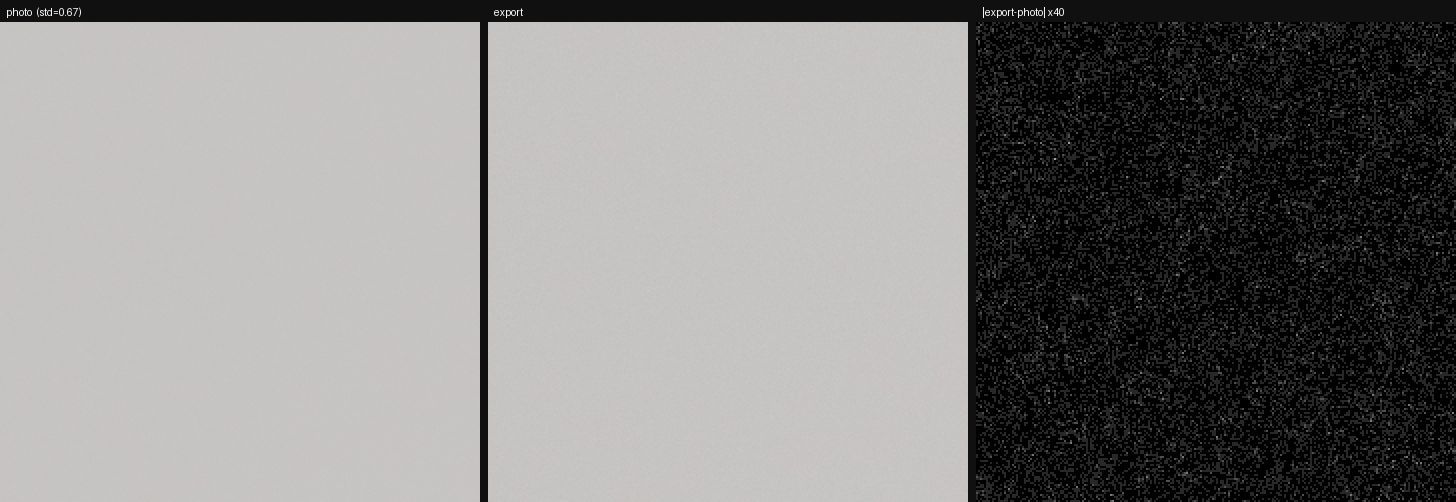
#> input picture tools/jpeg-dither-exp/viz_flat.png, 1456 x 502 px
$ python denoise-strength-eval.py jpeg-dither-exp/viz_flat.png
#> lines starting #> are read from the running program, lines starting #| are printed output that depends on the picture
#!/usr/bin/env python3
"""降噪强度 A/B 评估（C 专项 2026-09-29；口径与 chat 分析一致）。

对同一场景、不同「RAW 降噪强度」滑杆值的成片 JPEG：
  ① 平坦块高频残差 σ（暗部 / 中间调分层）—— 噪声代理；
     低频判据选块（32×32 box 下采样 8× 后梯度 < 1.5，与历史口径一致）
  ② 梯度 P99/P99.5 —— 强边缘锐度（细节代理，全图 Laplacian 会高估噪声，
     固定用强边缘分位）
  ③ 可选：生成 100% 裁剪的横向对比图（人眼复核涂抹/水彩感）

用法：
  python3 tools/denoise-strength-eval.py out.jpg=1.00 out.jpg=1.50 ...
  python3 tools/denoise-strength-eval.py --crops dir/ a.jpg=0.7 b.jpg=1.5 ...
"""
import sys
from pathlib import Path

import numpy as np
from PIL import Image, ImageDraw
from numpy.lib.stride_tricks import sliding_window_view


def hf_residual(chan: np.ndarray, k: int = 3) -> np.ndarray:
    """高频残差：chan − 3×3 box 均值（去低频，留噪声/细节）。"""
    pad = k // 2
    yp = np.pad(chan, pad, mode="reflect")
    win = sliding_window_view(yp, (k, k))
    return chan - win.mean(axis=(2, 3))


def flat_mask(y: np.ndarray, block: int = 32, grad_thr: float = 1.5):
    h, w = y.shape
    bh, bw = h // block, w // block
    yc = y[: bh * block, : bw * block].reshape(bh, block, bw, block).mean(axis=(1, 3))
    gy, gx = np.gradient(yc)
    return yc, np.hypot(gy, gx) < grad_thr


def analyze(path: str) -> dict:
    im = np.asarray(Image.open(path), dtype=np.float32)
    r, g, b = im[..., 0], im[..., 1], im[..., 2]
    y = 0.2126 * r + 0.7152 * g + 0.0722 * b
    cb, cr = b - y, r - y
    hy, hcb, hcr = hf_residual(y), hf_residual(cb), hf_residual(cr)
    yc, mask = flat_mask(y)
    bh, bw = yc.shape
    block = 32
    sig_y, sig_c, means = [], [], []
    for i in range(bh):
        for j in range(bw):
            if not mask[i, j]:
                continue
            sl = (slice(i * block, (i + 1) * block), slice(j * block, (j + 1) * block))
            sig_y.append(hy[sl].std())
            sig_c.append(float(np.hypot(hcb[sl].std(), hcr[sl].std())))
            means.append(yc[i, j])
    sig_y, sig_c, means = np.array(sig_y), np.array(sig_c), np.array(means)
    dark, mid = means < 60, (means >= 60) & (means < 140)
    gy, gx = np.gradient(y)
    edge = np.hypot(gy, gx)
    return {
        "blocks": len(sig_y),
        "dark_n": int(dark.sum()),
        "mid_n": int(mid.sum()),
        "dark_y": float(sig_y[dark].mean()) if dark.any() else float("nan"),
        "dark_c": float(sig_c[dark].mean()) if dark.any() else float("nan"),
        "mid_y": float(sig_y[mid].mean()) if mid.any() else float("nan"),
        "mid_c": float(sig_c[mid].mean()) if mid.any() else float("nan"),
        "edge_p99": float(np.percentile(edge, 99)),
        "edge_p995": float(np.percentile(edge, 99.5)),
    }


def make_crops(items, out_dir: Path):
    out_dir.mkdir(parents=True, exist_ok=True)
    ims = [(tag, Image.open(p)) for p, tag in items]
    W, H = ims[0][1].size
    # 100% 裁剪两块：暗部（桌面/阴影）与中间调（墙面/植物）
    for tag, (x0f, y0f) in [("dark", (0.28, 0.60)), ("mid", (0.35, 0.28))]:
        x0, y0, s = int(W * x0f), int(H * y0f), 700
        canvas = Image.new("RGB", (s * len(ims) + 10 * (len(ims) - 1), s + 28), (20, 20, 20))
        d = ImageDraw.Draw(canvas)
        for i, (t, im) in enumerate(ims):
            canvas.paste(im.crop((x0, y0, x0 + s, y0 + s)), (i * (s + 10), 28))
            d.text((i * (s + 10) + 8, 6), f"strength {t}", fill=(255, 255, 255))
        canvas.save(out_dir / f"crop_{tag}.jpg", quality=95)
        print(f"crop: {out_dir / f'crop_{tag}.jpg'}")


def main():
    args = sys.argv[1:]
    out_dir = None
    if args and args[0] == "--crops":
        out_dir = Path(args[1])
        args = args[2:]
    items = []
    for a in args:
        path, _, tag = a.rpartition("=")
        if not path:
            path, tag = a, Path(a).stem[-6:]
        items.append((path, tag))
    if not items:
        print(__doc__)
        return
    print(f"{'strength':>9} {'blocks':>7} {'dark σY':>8} {'dark σC':>8} "
          f"{'mid σY':>8} {'mid σC':>8} {'edgeP99':>8} {'edgeP99.5':>9}")
    for path, tag in items:
        m = analyze(path)
#> in analyze, `cb, cr = b - y, r - y`:
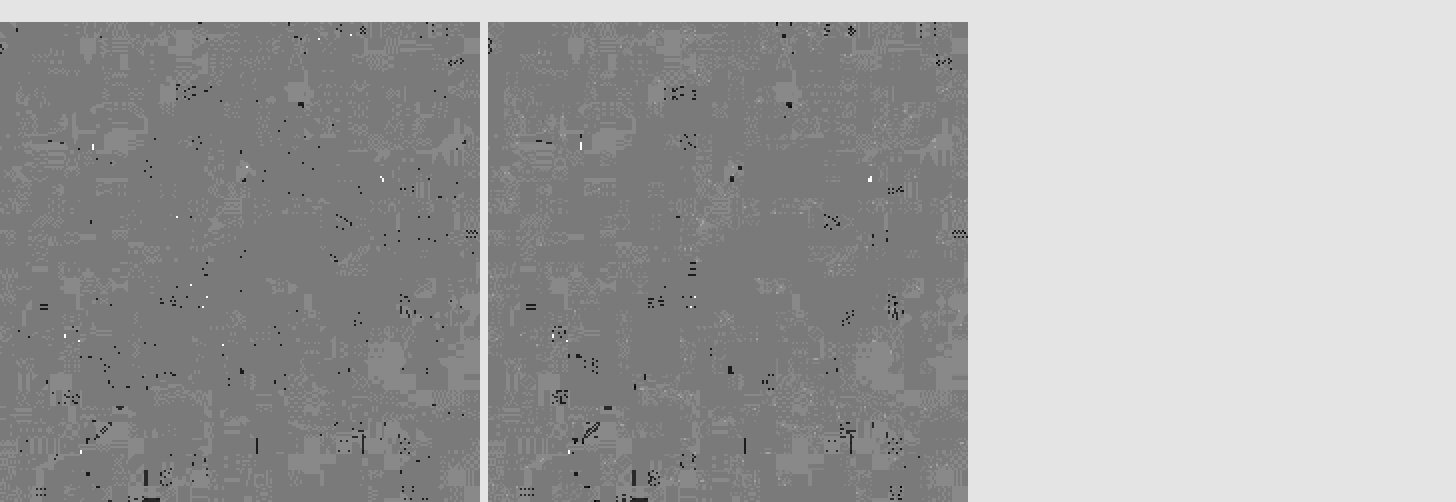
#> cb: shape (502, 1456) float32; min -4.43, max 0.503, mean -1.27; drawn with min black and max white
#> in hf_residual, `return chan - win.mean(axis=(2, 3))`:
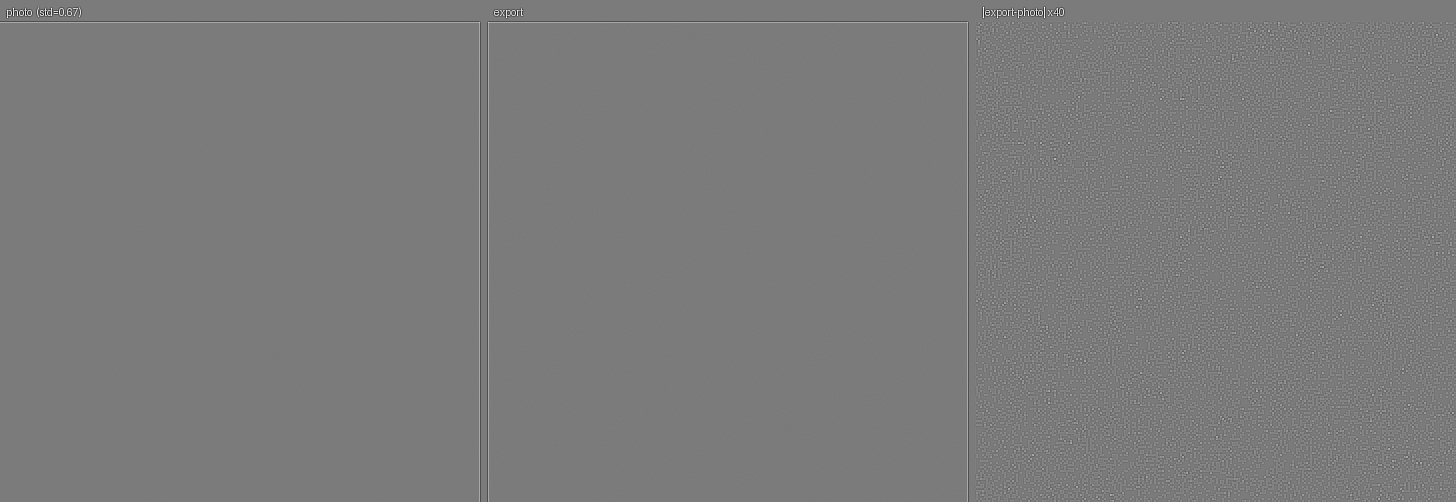
#> returned value: shape (502, 1456) float32; min -164.1, max 175, mean 0; drawn with min black and max white
#> call 2 of hf_residual, with k = 3
#> in hf_residual (call 2), `pad = k // 2`: pad = 1
#> in hf_residual (call 2), `return chan - win.mean(axis=(2, 3))`:
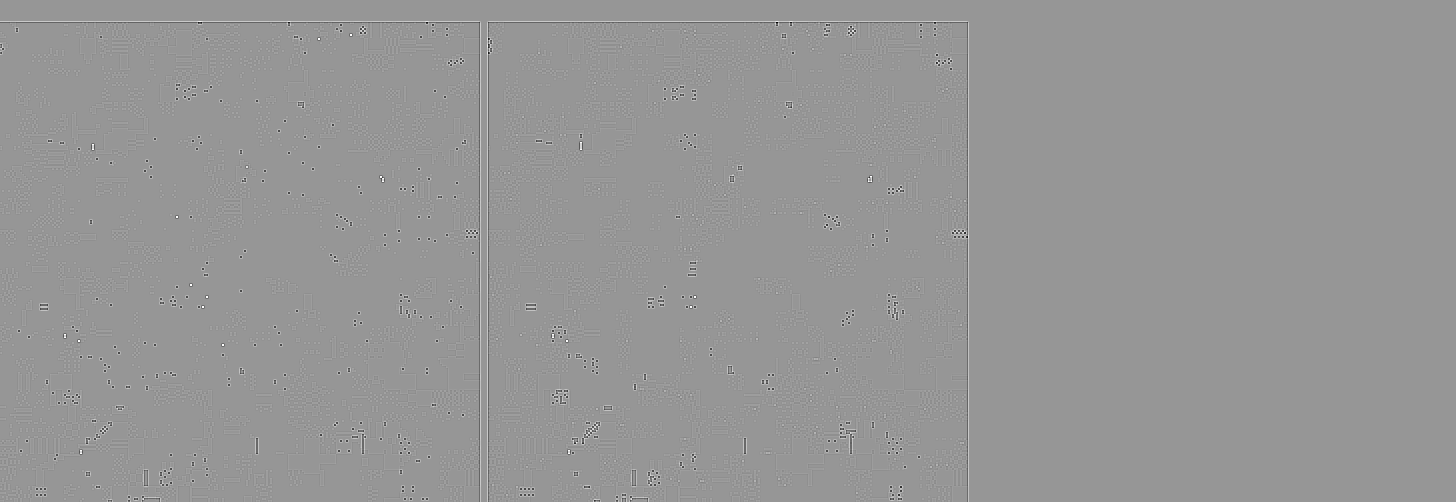
#> returned value: shape (502, 1456) float32; min -2.06, max 1.43, mean 7.37e-09; drawn with min black and max white
#> call 3 of hf_residual, with k = 3
#> in hf_residual (call 3), `yp = np.pad(chan, pad, mode="reflect")`:
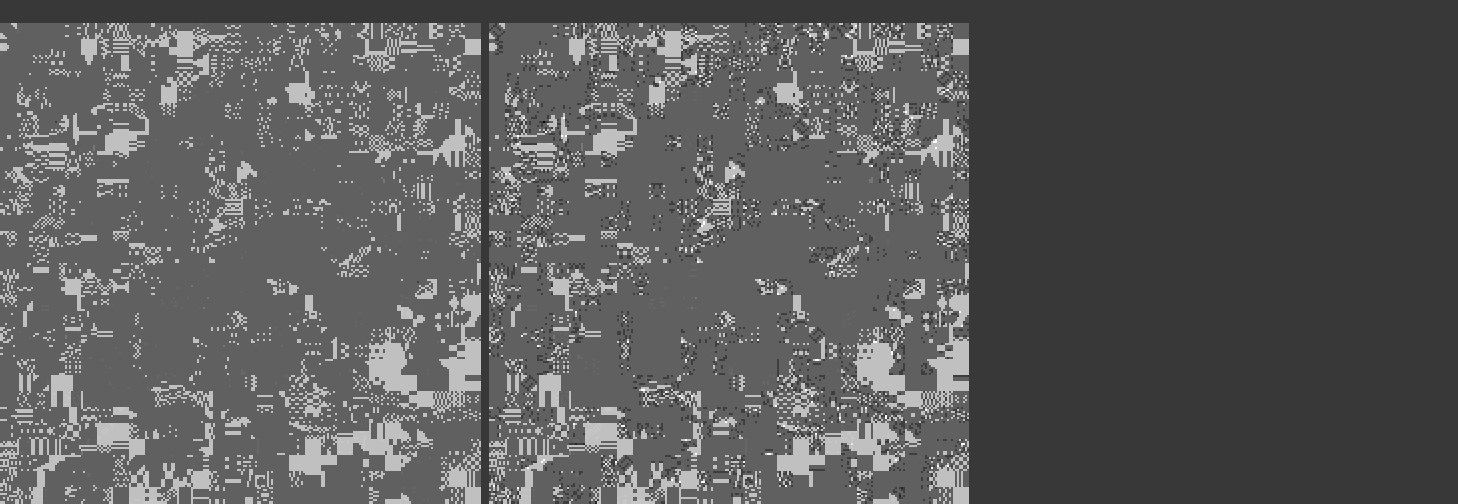
#> yp: shape (504, 1458) float32; min -1.36, max 4.72, mean 0.829; drawn with min black and max white
#> in hf_residual (call 3), `return chan - win.mean(axis=(2, 3))`:
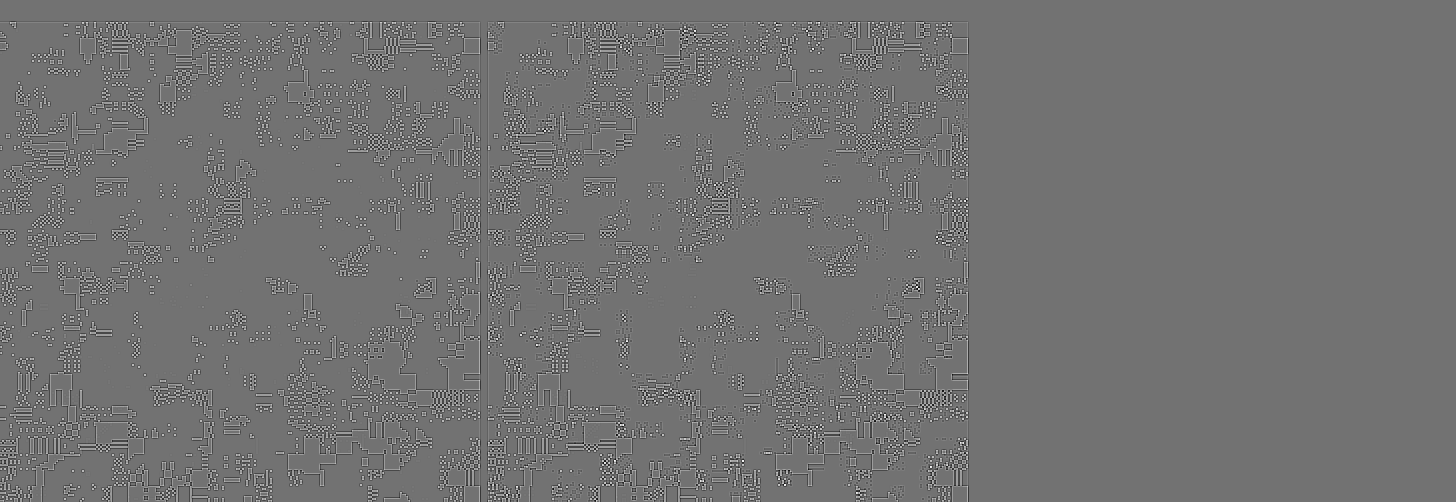
#> returned value: shape (502, 1456) float32; min -2.07, max 2.54, mean 8.64e-10; drawn with min black and max white
#> after the loop in analyze, `for i in range(bh):`: means = 415 values, max 196.6 at index 397, min 11.56 at index 108, mean 166.9; sig_c = 415 values, max 0.748 at index 158, min 0 at index 0, mean 0.335; sig_y = 415 values, max 18.31 at index 338, min 0.348 at index 306, mean 3.09
#> in analyze, `edge = np.hypot(gy, gx)`:
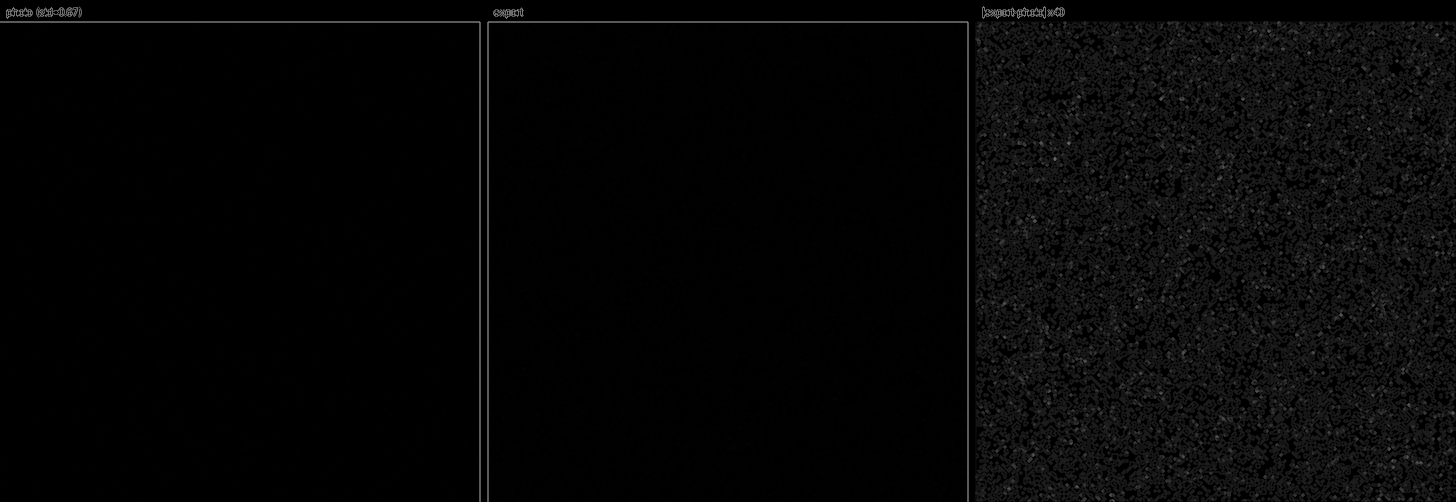
#> edge: shape (502, 1456) float32; min 0, max 148.7, mean 6.6
#> m = 9 items
        print(f"{tag:>9} {m['blocks']:>7} {m['dark_y']:>8.3f} {m['dark_c']:>8.3f} "
              f"{m['mid_y']:>8.3f} {m['mid_c']:>8.3f} "
              f"{m['edge_p99']:>8.2f} {m['edge_p995']:>9.2f}")
#|    z_flat     415   13.598    0.000      nan      nan    56.57     90.03
    if out_dir is not None:
        make_crops(items, out_dir)


if __name__ == "__main__":
    main()
